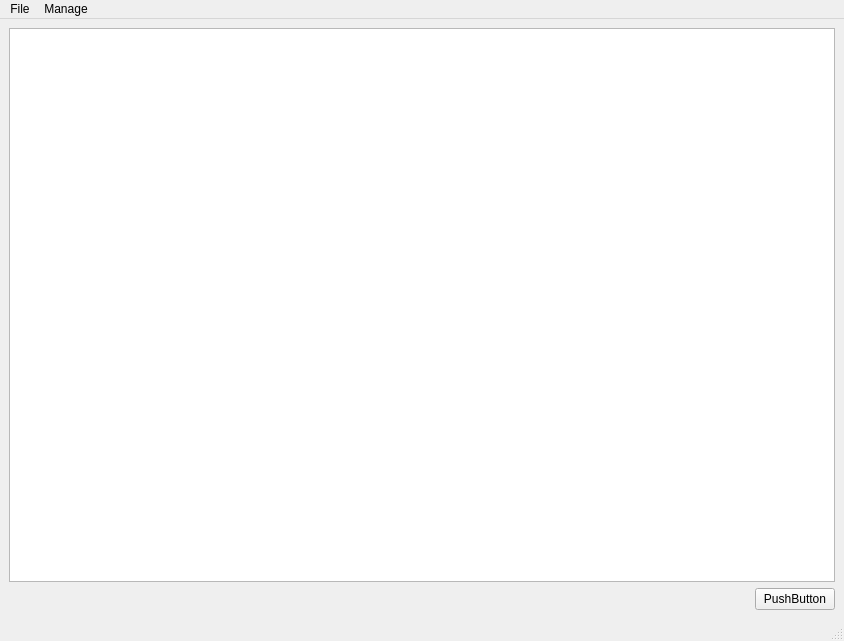
<?xml version="1.0" encoding="UTF-8"?>
<ui version="4.0">
 <class>MainWindow</class>
 <widget class="QMainWindow" name="MainWindow">
  <property name="geometry">
   <rect>
    <x>0</x>
    <y>0</y>
    <width>844</width>
    <height>641</height>
   </rect>
  </property>
  <property name="windowTitle">
   <string>Pump manager</string>
  </property>
  <widget class="QWidget" name="centralwidget">
   <layout class="QGridLayout" name="gridLayout">
    <item row="0" column="0">
     <layout class="QVBoxLayout" name="verticalLayout">
      <item>
       <widget class="QTableView" name="pumptable">
        <property name="editTriggers">
         <set>QAbstractItemView::NoEditTriggers</set>
        </property>
        <property name="selectionMode">
         <enum>QAbstractItemView::SingleSelection</enum>
        </property>
       </widget>
      </item>
     </layout>
    </item>
    <item row="1" column="0">
     <layout class="QHBoxLayout" name="horizontalLayout">
      <item>
       <spacer name="horizontalSpacer">
        <property name="orientation">
         <enum>Qt::Horizontal</enum>
        </property>
        <property name="sizeHint" stdset="0">
         <size>
          <width>40</width>
          <height>20</height>
         </size>
        </property>
       </spacer>
      </item>
      <item>
       <widget class="QPushButton" name="pushButton">
        <property name="text">
         <string>PushButton</string>
        </property>
       </widget>
      </item>
     </layout>
    </item>
   </layout>
  </widget>
  <widget class="QMenuBar" name="menubar">
   <property name="geometry">
    <rect>
     <x>0</x>
     <y>0</y>
     <width>844</width>
     <height>26</height>
    </rect>
   </property>
   <widget class="QMenu" name="menuFile">
    <property name="title">
     <string>File</string>
    </property>
    <addaction name="actionExit"/>
   </widget>
   <widget class="QMenu" name="menuPumps">
    <property name="title">
     <string>Manage</string>
    </property>
    <addaction name="actionManage"/>
    <addaction name="actionLocalisation"/>
    <addaction name="actionFrequency"/>
    <addaction name="actionType"/>
    <addaction name="actionStructure"/>
   </widget>
   <addaction name="menuFile"/>
   <addaction name="menuPumps"/>
  </widget>
  <widget class="QStatusBar" name="statusbar"/>
  <action name="actionExit">
   <property name="text">
    <string>Exit</string>
   </property>
  </action>
  <action name="actionManage">
   <property name="text">
    <string>Pump</string>
   </property>
  </action>
  <action name="actionLocalisation">
   <property name="text">
    <string>Localisation</string>
   </property>
  </action>
  <action name="actionFrequency">
   <property name="text">
    <string>Frequency</string>
   </property>
  </action>
  <action name="actionType">
   <property name="text">
    <string>Type</string>
   </property>
  </action>
  <action name="actionStructure">
   <property name="text">
    <string>Structure</string>
   </property>
  </action>
 </widget>
 <resources/>
 <connections/>
</ui>
